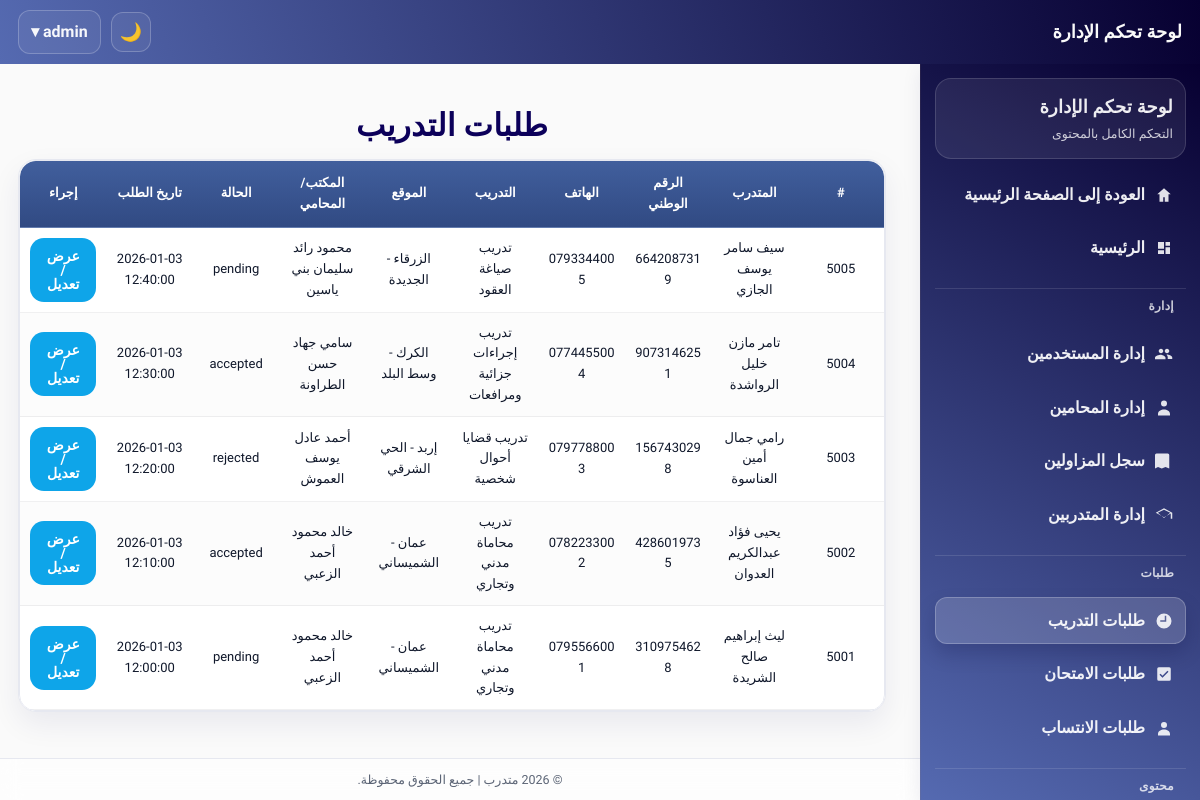
The page /admin/training_applications.php (signed in) on the database its author committed.
### tables this page shows
CREATE TABLE `training_applications` (
  `application_id` int(11) NOT NULL,
  `trainee_id` int(11) NOT NULL,
  `training_id` int(11) NOT NULL,
  `status` enum('pending','accepted','rejected','completed') NOT NULL DEFAULT 'pending',
  `trainee_seen` tinyint(1) NOT NULL DEFAULT 0,
  `applied_at` datetime NOT NULL DEFAULT current_timestamp(),
  `reviewed_at` datetime DEFAULT NULL,
  `notes` text DEFAULT NULL,
  `syndicate_notified` tinyint(1) NOT NULL DEFAULT 0
);

CREATE TABLE `trainees` (
  `trainee_id` int(11) NOT NULL,
  `user_id` int(11) NOT NULL,
  `highschool_certificate` enum('نعم','لا') NOT NULL DEFAULT 'لا',
  `university_degree` enum('بكالوريوس','ماجستير','دكتوراه') DEFAULT NULL,
  `no_conviction_doc` varchar(255) DEFAULT NULL,
  `good_conduct_doc` varchar(255) DEFAULT NULL,
  `social_security` enum('نعم','لا') NOT NULL DEFAULT 'لا',
  `social_security_number` varchar(100) DEFAULT NULL,
  `created_at` datetime NOT NULL DEFAULT current_timestamp(),
  `updated_at` datetime NOT NULL DEFAULT current_timestamp() ON UPDATE current_timestamp(),
  `full_name` varchar(200) DEFAULT NULL,
  `first_name` varchar(100) DEFAULT NULL,
  `father_name` varchar(100) DEFAULT NULL,
  `grandfather_name` varchar(100) DEFAULT NULL,
  `family_name` varchar(100) DEFAULT NULL,
  `national_id` varchar(30) DEFAULT NULL,
  `phone` varchar(30) DEFAULT NULL,
  `email` varchar(150) DEFAULT NULL,
  `home_address` varchar(255) DEFAULT NULL,
  `identity_front` varchar(255) DEFAULT NULL,
  `identity_back` varchar(255) DEFAULT NULL,
  `is_archived` tinyint(1) NOT NULL DEFAULT 0,
  `archived_at` datetime DEFAULT NULL
);

CREATE TABLE `trainings` (
  `training_id` int(11) NOT NULL,
  `lawyer_id` int(11) NOT NULL,
  `title` varchar(200) NOT NULL,
  `description` text DEFAULT NULL,
  `duration_months` int(11) DEFAULT NULL,
  `location` varchar(255) DEFAULT NULL,
  `start_date` date DEFAULT NULL,
  `end_date` date DEFAULT NULL,
  `status` enum('open','closed') NOT NULL DEFAULT 'open',
  `seats` int(11) NOT NULL DEFAULT 1,
  `created_at` datetime NOT NULL DEFAULT current_timestamp(),
  `updated_at` datetime NOT NULL DEFAULT current_timestamp() ON UPDATE current_timestamp()
);

CREATE TABLE `lawyers` (
  `lawyer_id` int(11) NOT NULL,
  `user_id` int(11) NOT NULL,
  `syndicate_id` int(11) DEFAULT NULL,
  `office_address` varchar(255) DEFAULT NULL,
  `password` varchar(255) NOT NULL,
  `verified` tinyint(1) NOT NULL DEFAULT 0,
  `created_at` datetime NOT NULL DEFAULT current_timestamp(),
  `updated_at` datetime NOT NULL DEFAULT current_timestamp() ON UPDATE current_timestamp(),
  `full_name` varchar(200) DEFAULT NULL,
  `first_name` varchar(100) DEFAULT NULL,
  `father_name` varchar(100) DEFAULT NULL,
  `grandfather_name` varchar(100) DEFAULT NULL,
  `family_name` varchar(100) DEFAULT NULL,
  `national_id` varchar(30) DEFAULT NULL,
  `phone` varchar(30) DEFAULT NULL,
  `email` varchar(150) DEFAULT NULL,
  `home_address` varchar(255) DEFAULT NULL,
  `identity_front` varchar(255) DEFAULT NULL,
  `identity_back` varchar(255) DEFAULT NULL,
  `no_conviction_doc` varchar(255) DEFAULT NULL,
  `good_conduct_doc` varchar(255) DEFAULT NULL,
  `social_security` enum('نعم','لا') DEFAULT 'لا',
  `highschool_certificate` varchar(10) DEFAULT 'لا',
  `university_degree` varchar(10) DEFAULT 'لا',
  `social_security_number` varchar(100) DEFAULT NULL
);

### includes/theme_init.php (called while the page is built, shortened)
<?php
$theme = $_SESSION['site_theme'] ?? ($_COOKIE['site_theme'] ?? 'light');
$theme = ($theme === 'dark') ? 'dark' : 'light';
?>

### admin/training_applications.php (the view, shortened to what this page needs)
<?php
require_once __DIR__ . '/../includes/theme_init.php';
include("includes/auth_check.php");
$stmt = $pdo->prepare("
    SELECT
        ta.application_id,
        ta.status,
        ta.applied_at,
        ta.reviewed_at,
        ta.syndicate_notified,
        tr.full_name   AS trainee_name,
        tr.national_id AS trainee_national_id,
        tr.phone       AS trainee_phone,
        t.title        AS training_title,
        t.location     AS training_location,
        t.status       AS training_status,
        lw.full_name   AS lawyer_name
    FROM training_applications ta
    JOIN trainees tr  ON ta.trainee_id = tr.trainee_id
    JOIN trainings t  ON ta.training_id = t.training_id
    JOIN lawyers  lw  ON t.lawyer_id = lw.lawyer_id
    ORDER BY ta.applied_at DESC
");
$stmt->execute();
$rows = $stmt->fetchAll(PDO::FETCH_ASSOC);
?>
<!DOCTYPE html>
<html lang="ar" dir="rtl">
<head>
<link rel="stylesheet" href="../assets/css/admin.css"></head>
<body data-theme="<?= htmlspecialchars($theme) ?>">
<?php include("includes/header.php"); ?>
<?php include("includes/sidebar.php"); ?>
<div class="admin-container">
    <div class="container">
    <h2>طلبات التدريب</h2>
    <?php if (empty($rows)): ?>
        <p>لا توجد طلبات.</p>
    <?php else: ?>
        <div class="table-card"><div class="table-wrap">
<table class="table">
            <thead>
                <tr>
                    <th>#</th>
                    <th>المتدرب</th>
                    <th>الرقم الوطني</th>
                    <th>الهاتف</th>
                    <th>التدريب</th>
                    <th>الموقع</th>
                    <th>المكتب/المحامي</th>
                    <th>الحالة</th>
                    <th>تاريخ الطلب</th>
                    <th>إجراء</th>
                </tr>
            </thead>
            <tbody>
            <?php foreach ($rows as $r): ?>
                <tr>
                    <td><?= (int)$r['application_id'] ?></td>
                    <td><?= htmlspecialchars($r['trainee_name']) ?></td>
                    <td><?= htmlspecialchars($r['trainee_national_id']) ?></td>
                    <td><?= htmlspecialchars($r['trainee_phone']) ?></td>
                    <td><?= htmlspecialchars($r['training_title']) ?></td>
                    <td><?= htmlspecialchars($r['training_location']) ?></td>
                    <td><?= htmlspecialchars($r['lawyer_name']) ?></td>
                    <td><?= htmlspecialchars($r['status']) ?></td>
                    <td><?= htmlspecialchars($r['applied_at']) ?></td>
                    <td>
                        <a class="btn edit-btn" href="training_review.php?id=<?= (int)$r['application_id'] ?>">عرض/تعديل</a>
                    </td>
                </tr>
            <?php endforeach; ?>
            </tbody>
        </table>
</div></div>
    <?php endif; ?>
</div>
</div>
<?php include("includes/footer.php"); ?>
</body>
</html>

### assets/css/admin.css (style rules this page uses)
body { padding-top: calc(var(--header-h) + 18px); overflow-x: hidden; }
html { overflow-x: hidden; }
.admin-container { padding: 18px; }
.admin-container .container { width: min(100%, var(--container)); max-width: 100%; margin-inline: auto; margin-top: 0; box-sizing: border-box; }
@media (min-width: 992px) { .admin-container { margin-right: calc(var(--sidebar-w) + 16px); } }
.edit-btn { background: #0ea5e9; }
.btn { display:inline-flex; align-items:center; justify-content:center; gap:8px; padding: 10px 14px; border-radius: 14px; border: 1px solid transparent; background: var(--primary); color:#fff; text-decoration:none; font-weight: 700; font-size: 14px; line-height: 1; cursor:pointer; transition: transform .12s ease, box-shadow .12s ease, background .12s ease, border-color .12s ease; user-select:none; }
.table-card { background: #fff; border: 1px solid var(--border); border-radius: 18px; box-shadow: 0 12px 30px rgba(12,0,90,.07); overflow: hidden; }
.table-wrap { width:100%; overflow:auto; -webkit-overflow-scrolling: touch; }
.table, table { width:100%; border-collapse: separate; border-spacing: 0; max-width: 100%; min-width: 0; table-layout: fixed; }
.table-wrap :where(.table, table) { min-width: 720px; }
.table thead th, table thead th { background: linear-gradient(180deg, rgba(65,95,157,1) 0%, rgba(49,74,131,1) 100%); color:#fff; padding: 12px 10px; font-weight: 800; font-size: 13px; text-align: center; white-space: normal; overflow-wrap: anywhere; }
.table thead th:first-child, table thead th:first-child { border-top-right-radius: 16px; }
.table thead th:last-child, table thead th:last-child { border-top-left-radius: 16px; }
.table tbody td, table tbody td { padding: 10px 10px; border-bottom: 1px solid rgba(2,6,23,.06); font-size: 13px; color: #0f172a; text-align: center; vertical-align: middle; overflow-wrap: anywhere; word-break: break-word; }
.table tbody tr:nth-child(even) td, table tbody tr:nth-child(even) td { background: rgba(2,6,23,.012); }
.edit-btn { background:#0ea5e9; }
:root { --form-card-max: 1040px; --form-gap-x: 22px; --form-gap-y: 14px; }
.admin-container .container > h1:first-child, .admin-container .container > h2:first-child { text-align: center; margin: 6px 0 14px; font-weight: 900; color: var(--ink); letter-spacing: .2px; }
.admin-container .container > h2 { text-align:center; font-size: clamp(26px, 2.6vw, 42px); margin: 6px auto 18px; letter-spacing: .2px; }

### assets/css/theme.css (style rules this page uses)
:root { --bg: #fafafa; --surface: #ffffff; --primary: #415f9d; --primary-700: #314a83; --primary-800: #283f74; --ink: #0c005a; --text: #141827; --muted: #5b6475; --border: #e6e8f0; --border-strong: #d5d8e2; --shadow: 0 10px 30px rgba(12, 0, 90, 0.10); --shadow-sm: 0 6px 18px rgba(12, 0, 90, 0.08); --success: #2d6a4f; --danger: #c1121f; --warning: #f59f00; --info: #0ea5e9; --radius: 16px; --radius-sm: 12px; --radius-xs: 10px; --header-h: 64px; --sidebar-w: 280px; --container: 1200px; --footer-h: 42px; }
* { box-sizing: border-box; }
html, body { height: 100%; }
body { margin: 0; font-family: 'Cairo', system-ui, -apple-system, 'Segoe UI', Arial, sans-serif; background: var(--bg); color: var(--text); direction: rtl; line-height: 1.6; min-height: 100vh; display: flex; flex-direction: column; }
a { color: inherit; text-decoration: none; }
h1, h2, h3, h4 { color: var(--ink); margin: 0 0 10px 0; line-height: 1.25; }
.btn, button { display: inline-flex; align-items: center; justify-content: center; gap: 8px; padding: 10px 14px; border-radius: var(--radius-xs); border: 1px solid transparent; background: var(--primary); color: #fff; cursor: pointer; transition: transform .08s ease, box-shadow .18s ease, background .18s ease, border-color .18s ease, opacity .18s ease; }
.table, table { width: 100%; border-collapse: collapse; background: var(--surface); border: 1px solid var(--border); border-radius: var(--radius); overflow: hidden; }
.table th, .table td, table th, table td { padding: 10px 12px; text-align: center; border-bottom: 1px solid var(--border); vertical-align: middle; font-size: 14px; }
.table thead th, table thead th { background: linear-gradient(0deg, #070031, #556ab1); color: #fff; border-bottom: 1px solid rgba(255,255,255,0.18); }
.container { width: min(92vw, var(--container)); margin-inline: auto; margin-top: 50px; }
:where(a, button, input, select, textarea):focus-visible { outline: 3px solid rgba(65, 95, 157, 0.35); outline-offset: 2px; }

### rows shown on the page
training_applications: application_id "5005", trainee.full_name "سيف سامر يوسف الجازي", trainee.national_id "6642087319", trainee.phone "0793344005", training.title "تدريب صياغة العقود", training.location "الزرقاء - الجديدة", lawyers.full_name "محمود رائد سليمان بني ياسين", status "pending", applied_at "2026-01-03 12:40:00"
training_applications: application_id "5004", trainee.full_name "تامر مازن خليل الرواشدة", trainee.national_id "9073146251", trainee.phone "0774455004", training.title "تدريب إجراءات جزائية ومرافعات", training.location "الكرك - وسط البلد", lawyers.full_name "سامي جهاد حسن الطراونة", status "accepted", applied_at "2026-01-03 12:30:00"
training_applications: application_id "5003", trainee.full_name "رامي جمال أمين العناسوة", trainee.national_id "1567430298", trainee.phone "0797788003", training.title "تدريب قضايا أحوال شخصية", training.location "إربد - الحي الشرقي", lawyers.full_name "أحمد عادل يوسف العموش", status "rejected", applied_at "2026-01-03 12:20:00"
training_applications: application_id "5002", trainee.full_name "يحيى فؤاد عبدالكريم العدوان", trainee.national_id "4286019735", trainee.phone "0782233002", training.title "تدريب محاماة مدني وتجاري", training.location "عمان - الشميساني", lawyers.full_name "خالد محمود أحمد الزعبي", status "accepted", applied_at "2026-01-03 12:10:00"
training_applications: application_id "5001", trainee.full_name "ليث إبراهيم صالح الشريدة", trainee.national_id "3109754628", trainee.phone "0795566001", training.title "تدريب محاماة مدني وتجاري", training.location "عمان - الشميساني", lawyers.full_name "خالد محمود أحمد الزعبي", status "pending", applied_at "2026-01-03 12:00:00"

### other values the page prints
$_SESSION['full_name'] "admin"
